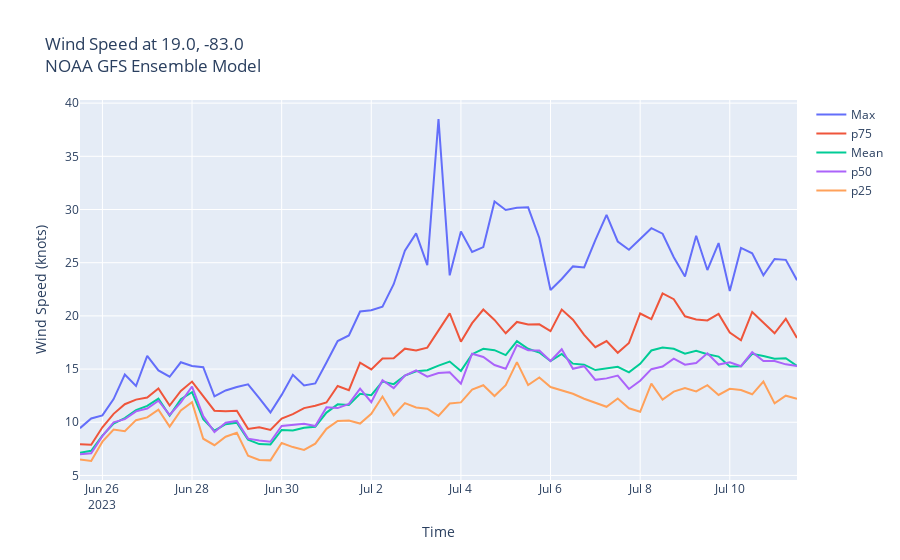

The cell this chart's notebook holds for it:
### Code cell
fig = go.Figure()

fig.add_trace(go.Scatter(x=df['time'], y=df_max['wind'], name='Max'))
fig.add_trace(go.Scatter(x=df['time'], y=df_p75['wind'], name='p75'))
fig.add_trace(go.Scatter(x=df['time'], y=df_mean['wind'], name='Mean'))
fig.add_trace(go.Scatter(x=df['time'], y=df_median['wind'], name='p50'))
fig.add_trace(go.Scatter(x=df['time'], y=df_p25['wind'], name='p25'))

# Set layout options
fig.update_layout(title=f'Wind Speed at {LAT}, {LON}<br>NOAA GFS Ensemble Model',
                  xaxis_title='Time',
                  yaxis_title='Wind Speed (knots)')

# Display the graph
fig.show()
